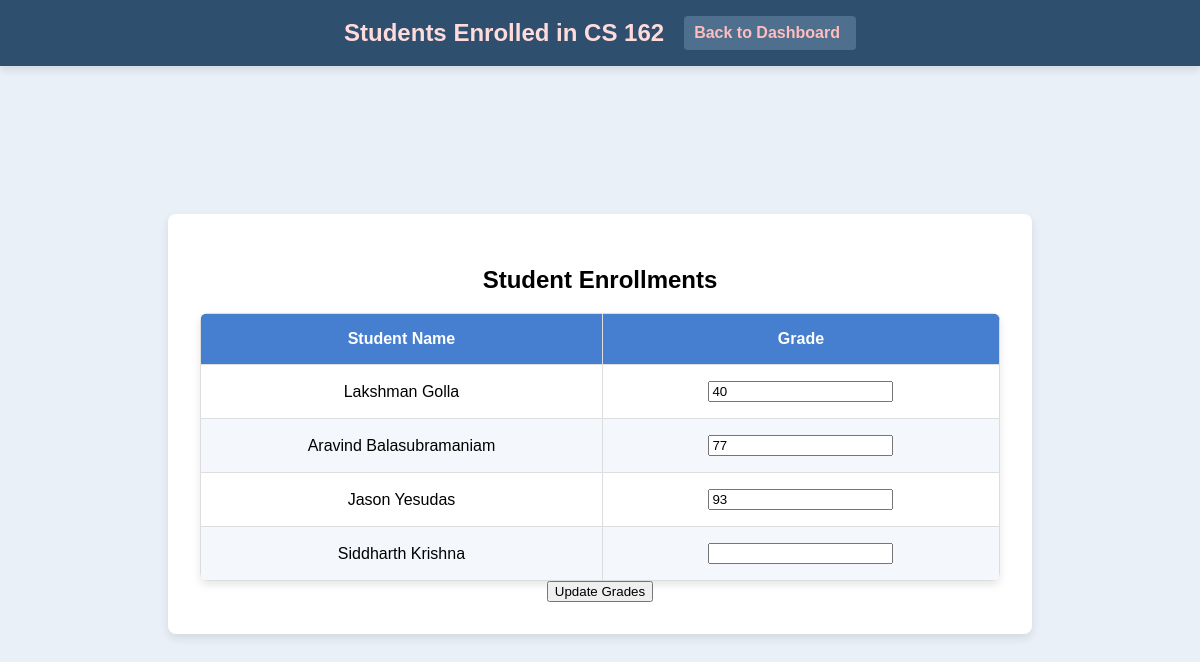
The page /teacher/course/5/students (signed in) on the database as committed earlier.
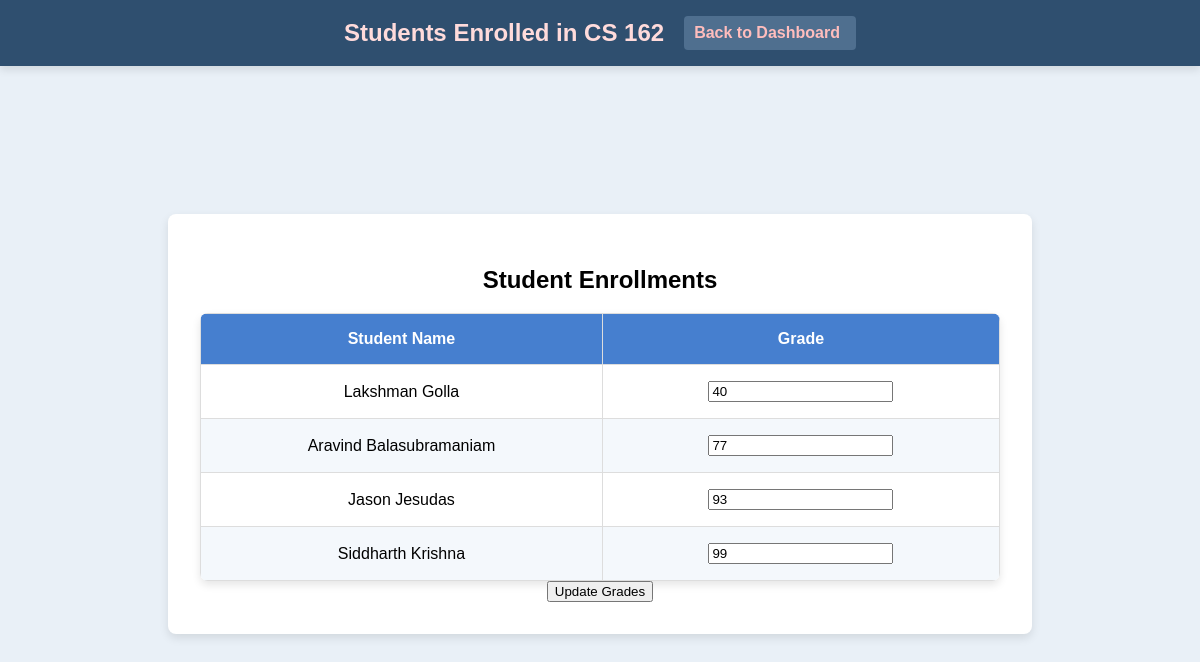
The same page on the database as committed later.
### app.py (models this page shows, shortened)
class User(UserMixin, db.Model):
    id = db.Column(db.Integer, primary_key=True)
    username = db.Column(db.String(150))
    password = db.Column(db.String(150))
    role = db.Column(db.String(50))

class Enrollment(db.Model):
    id = db.Column(db.Integer, primary_key=True)
    course_id = db.Column(db.Integer, db.ForeignKey('course.id'))
    user_id = db.Column(db.Integer, db.ForeignKey('user.id'))
    grade = db.Column(db.String(5))
    user = db.relationship('User', backref='enrollments')
    course = db.relationship('Course', backref='enrollments', lazy=True)

### app.py (the view, shortened to what this page needs)
@app.route('/teacher/course/<int:course_id>/students', methods=['GET', 'POST'])
@login_required
def view_students(course_id):
    if current_user.role != 'teacher':
        flash("Access denied: Only teachers can view this page.", "danger")
        return redirect(url_for('login'))
    course = Course.query.filter_by(id=course_id, teacher_id=current_user.id).first()
    if not course:
        flash("You do not have permission to view students for this course.", "danger")
        return redirect(url_for('teacher_dashboard'))
    enrollments = Enrollment.query.filter_by(course_id=course.id).all()
    students = [(User.query.get(enrollment.user_id), enrollment) for enrollment in enrollments]
    return render_template('students_enrolled.html', course=course, students=students)

### app.py (called while the page is built)
@login_manager.user_loader
def load_user(user_id):
    return User.query.get(int(user_id))

### templates/students_enrolled.html (shortened to what this page needs)
<!DOCTYPE html>
<html lang="en">
<head>
    <link rel="stylesheet" href="{{ url_for('static', filename='styles.css') }}">
</head>
<body>
    <div class="header">
        <h1>Students Enrolled in {{ course.course_name }}</h1>
        <a href="{{ url_for('teacher_dashboard') }}" class="back-to-dashboard sign-out">Back to Dashboard</a>
    </div>
    <div class="container">
        <h2>Student Enrollments</h2>
        <form method="POST">
            <table>
                <thead>
                    <tr>
                        <th>Student Name</th>
                        <th>Grade</th>
                    </tr>
                </thead>
                <tbody>
                    {% for student, enrollment in students %}
                    <tr>
                        <td>{{ student.username }}</td>
                        <td>
                            <input type="text" name="{{ enrollment.id }}" value="{{ enrollment.grade or '' }}">
                        </td>
                    </tr>
                    {% endfor %}
                </tbody>
            </table>
            <button type="submit">Update Grades</button>
        </form>
    </div>
</body>
</html>

Rows that differ between the two databases and show on the page:
changed User: username "Jason Yesudas" → "Jason Jesudas"
shown differently, row unchanged: User "Siddharth Krishna": grade (not shown) → "99"
